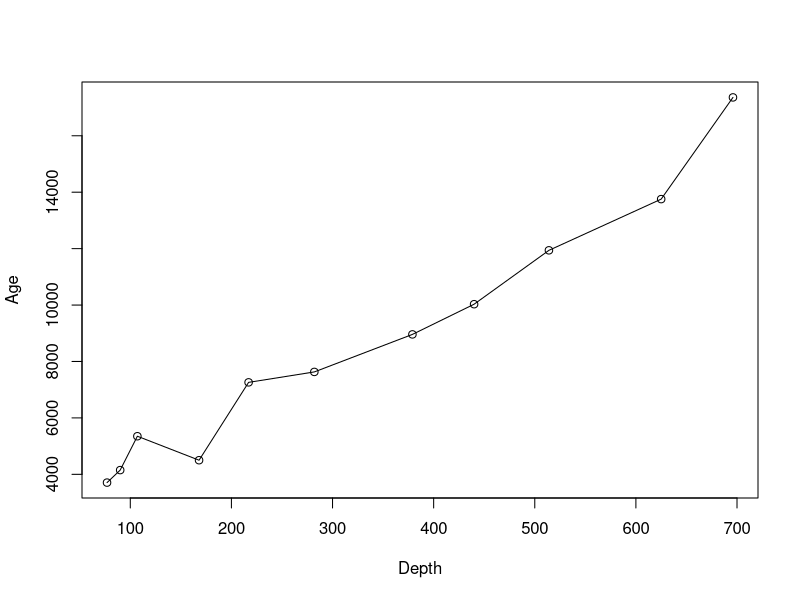

Recreate this plot in R.
A <- read.delim("cygage.txt")
colnames(A) = c("Age","Depth","Weight")
f = lm(Age~ ., data = A[-3], weights = unlist(A[3]), model = TRUE) 
plot(Age ~ Depth, data=A[-3], type = "o")
summary(f)

